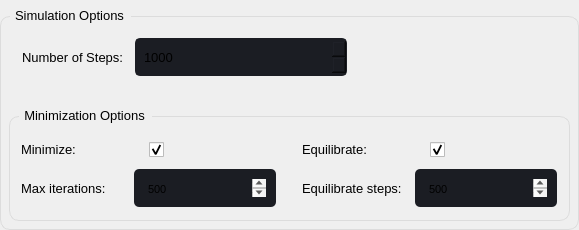
                                <widget class="QGroupBox" name="groupBox_8">
                                 <property name="sizePolicy">
                                  <sizepolicy hsizetype="Expanding" vsizetype="Expanding">
                                   <horstretch>0</horstretch>
                                   <verstretch>0</verstretch>
                                  </sizepolicy>
                                 </property>
                                 <property name="font">
                                  <font>
                                   <family>Segoe UI</family>
                                   <pointsize>10</pointsize>
                                  </font>
                                 </property>
                                 <property name="styleSheet">
                                  <string notr="true">QGroupBox {
  
  border: 1px solid rgb(220, 220, 220);
  border-radius: 10px;
  padding: 4px;
  margin-top: 16px;
}

QGroupBox::title {
  subcontrol-origin: margin;
  subcontrol-position: top left;
  left: 10px;
  padding-left: 3px;
  padding-right: 5px;
  padding-top: 8px;
  padding-bottom: 16px;
}

QGroupBox::indicator {
  margin-left: 2px;
  height: 16px;
  width: 16px;
}</string>
                                 </property>
                                 <property name="title">
                                  <string>Simulation Options</string>
                                 </property>
                                 <widget class="QGroupBox" name="groupBox_10">
                                  <property name="geometry">
                                   <rect>
                                    <x>9</x>
                                    <y>100</y>
                                    <width>561</width>
                                    <height>121</height>
                                   </rect>
                                  </property>
                                  <property name="font">
                                   <font>
                                    <family>Segoe UI</family>
                                    <pointsize>10</pointsize>
                                   </font>
                                  </property>
                                  <property name="title">
                                   <string>Minimization Options</string>
                                  </property>
                                  <widget class="QWidget" name="formLayoutWidget_4">
                                   <property name="geometry">
                                    <rect>
                                     <x>9</x>
                                     <y>30</y>
                                     <width>261</width>
                                     <height>81</height>
                                    </rect>
                                   </property>
                                   <layout class="QFormLayout" name="formLayout_4">
                                    <property name="verticalSpacing">
                                     <number>9</number>
                                    </property>
                                    <property name="leftMargin">
                                     <number>3</number>
                                    </property>
                                    <property name="topMargin">
                                     <number>8</number>
                                    </property>
                                    <property name="rightMargin">
                                     <number>3</number>
                                    </property>
                                    <property name="bottomMargin">
                                     <number>4</number>
                                    </property>
                                    <item row="0" column="0">
                                     <widget class="QLabel" name="label_20">
                                      <property name="sizePolicy">
                                       <sizepolicy hsizetype="Expanding" vsizetype="Expanding">
                                        <horstretch>0</horstretch>
                                        <verstretch>0</verstretch>
                                       </sizepolicy>
                                      </property>
                                      <property name="font">
                                       <font>
                                        <family>Segoe UI</family>
                                        <pointsize>10</pointsize>
                                       </font>
                                      </property>
                                      <property name="text">
                                       <string>Minimize: </string>
                                      </property>
                                     </widget>
                                    </item>
                                    <item row="1" column="0">
                                     <widget class="QLabel" name="label_21">
                                      <property name="sizePolicy">
                                       <sizepolicy hsizetype="Expanding" vsizetype="Expanding">
                                        <horstretch>0</horstretch>
                                        <verstretch>0</verstretch>
                                       </sizepolicy>
                                      </property>
                                      <property name="minimumSize">
                                       <size>
                                        <width>107</width>
                                        <height>0</height>
                                       </size>
                                      </property>
                                      <property name="maximumSize">
                                       <size>
                                        <width>107</width>
                                        <height>16777215</height>
                                       </size>
                                      </property>
                                      <property name="font">
                                       <font>
                                        <family>Segoe UI</family>
                                        <pointsize>10</pointsize>
                                       </font>
                                      </property>
                                      <property name="text">
                                       <string>Max iterations: </string>
                                      </property>
                                     </widget>
                                    </item>
                                    <item row="0" column="1">
                                     <widget class="QCheckBox" name="minimize_checkBox">
                                      <property name="sizePolicy">
                                       <sizepolicy hsizetype="Expanding" vsizetype="Expanding">
                                        <horstretch>0</horstretch>
                                        <verstretch>0</verstretch>
                                       </sizepolicy>
                                      </property>
                                      <property name="font">
                                       <font>
                                        <family>Segoe UI</family>
                                        <pointsize>10</pointsize>
                                       </font>
                                      </property>
                                      <property name="styleSheet">
                                       <string notr="true">QCheckBox {
    spacing: 5px;
	margin-left: 15px;
}

QCheckBox::indicator {
    width: 15px;
    height: 15px;
}

QCheckBox::indicator:unchecked {
border-image: url(:/16x16/icons/16x16/cil-circle.png);

}


QCheckBox::indicator:checked {
	border-image: url(:/20x20/icons/20x20/cil-check.png);
}


</string>
                                      </property>
                                      <property name="text">
                                       <string/>
                                      </property>
                                      <property name="checked">
                                       <bool>true</bool>
                                      </property>
                                     </widget>
                                    </item>
                                    <item row="1" column="1">
                                     <widget class="QTextEdit" name="Max_minimize_iter_textEdit">
                                      <property name="minimumSize">
                                       <size>
                                        <width>0</width>
                                        <height>38</height>
                                       </size>
                                      </property>
                                      <property name="maximumSize">
                                       <size>
                                        <width>16777215</width>
                                        <height>38</height>
                                       </size>
                                      </property>
                                      <property name="font">
                                       <font>
                                        <family>Segoe UI</family>
                                        <pointsize>10</pointsize>
                                       </font>
                                      </property>
                                      <property name="styleSheet">
                                       <string notr="true">QTextEdit {
	background-color: rgb(27, 29, 35);
	border-radius: 5px;
	padding: 10px;
}
QTextEdit:hover {
	border: 2px solid rgb(64, 71, 88);
}
QTextEdit:focus {
	border: 2px solid rgb(91, 101, 124);
}

QTextEdit:disabled {
background-color: rgb(93, 83, 91);
}</string>
                                      </property>
                                      <property name="html">
                                       <string>&lt;!DOCTYPE HTML PUBLIC &quot;-//W3C//DTD HTML 4.0//EN&quot; &quot;http://www.w3.org/TR/REC-html40/strict.dtd&quot;&gt;
&lt;html&gt;&lt;head&gt;&lt;meta name=&quot;qrichtext&quot; content=&quot;1&quot; /&gt;&lt;style type=&quot;text/css&quot;&gt;
p, li { white-space: pre-wrap; }
&lt;/style&gt;&lt;/head&gt;&lt;body style=&quot; font-family:'Segoe UI'; font-size:10pt; font-weight:400; font-style:normal;&quot;&gt;
&lt;p style=&quot; margin-top:0px; margin-bottom:0px; margin-left:0px; margin-right:0px; -qt-block-indent:0; text-indent:0px;&quot;&gt;&lt;span style=&quot; font-family:'MS Shell Dlg 2'; font-size:8.25pt;&quot;&gt;500&lt;/span&gt;&lt;/p&gt;&lt;/body&gt;&lt;/html&gt;</string>
                                      </property>
                                     </widget>
                                    </item>
                                   </layout>
                                  </widget>
                                  <widget class="QWidget" name="formLayoutWidget_5">
                                   <property name="geometry">
                                    <rect>
                                     <x>290</x>
                                     <y>30</y>
                                     <width>261</width>
                                     <height>81</height>
                                    </rect>
                                   </property>
                                   <layout class="QFormLayout" name="formLayout_5">
                                    <property name="verticalSpacing">
                                     <number>9</number>
                                    </property>
                                    <property name="leftMargin">
                                     <number>3</number>
                                    </property>
                                    <property name="topMargin">
                                     <number>8</number>
                                    </property>
                                    <property name="rightMargin">
                                     <number>3</number>
                                    </property>
                                    <property name="bottomMargin">
                                     <number>4</number>
                                    </property>
                                    <item row="0" column="0">
                                     <widget class="QLabel" name="label_43">
                                      <property name="sizePolicy">
                                       <sizepolicy hsizetype="Expanding" vsizetype="Expanding">
                                        <horstretch>0</horstretch>
                                        <verstretch>0</verstretch>
                                       </sizepolicy>
                                      </property>
                                      <property name="font">
                                       <font>
                                        <family>Segoe UI</family>
                                        <pointsize>10</pointsize>
                                       </font>
                                      </property>
                                      <property name="text">
                                       <string>Equilibrate:</string>
                                      </property>
                                     </widget>
                                    </item>
                                    <item row="1" column="0">
                                     <widget class="QLabel" name="label_44">
                                      <property name="sizePolicy">
                                       <sizepolicy hsizetype="Expanding" vsizetype="Expanding">
                                        <horstretch>0</horstretch>
                                        <verstretch>0</verstretch>
                                       </sizepolicy>
                                      </property>
                                      <property name="minimumSize">
                                       <size>
                                        <width>107</width>
                                        <height>0</height>
                                       </size>
                                      </property>
                                      <property name="maximumSize">
                                       <size>
                                        <width>107</width>
                                        <height>16777215</height>
                                       </size>
                                      </property>
                                      <property name="font">
                                       <font>
                                        <family>Segoe UI</family>
                                        <pointsize>10</pointsize>
                                       </font>
                                      </property>
                                      <property name="text">
                                       <string>Equilibrate steps: </string>
                                      </property>
                                     </widget>
                                    </item>
                                    <item row="0" column="1">
                                     <widget class="QCheckBox" name="equilubrate_checkBox">
                                      <property name="sizePolicy">
                                       <sizepolicy hsizetype="Expanding" vsizetype="Expanding">
                                        <horstretch>0</horstretch>
                                        <verstretch>0</verstretch>
                                       </sizepolicy>
                                      </property>
                                      <property name="font">
                                       <font>
                                        <family>Segoe UI</family>
                                        <pointsize>10</pointsize>
                                       </font>
                                      </property>
                                      <property name="styleSheet">
                                       <string notr="true">QCheckBox {
    spacing: 5px;
	margin-left: 15px;
}

QCheckBox::indicator {
    width: 15px;
    height: 15px;
}

QCheckBox::indicator:unchecked {
border-image: url(:/16x16/icons/16x16/cil-circle.png);

}


QCheckBox::indicator:checked {
	border-image: url(:/20x20/icons/20x20/cil-check.png);
}


</string>
                                      </property>
                                      <property name="text">
                                       <string/>
                                      </property>
                                      <property name="checked">
                                       <bool>true</bool>
                                      </property>
                                     </widget>
                                    </item>
                                    <item row="1" column="1">
                                     <widget class="QTextEdit" name="Max_equilubrate_steps_textEdit">
                                      <property name="minimumSize">
                                       <size>
                                        <width>0</width>
                                        <height>38</height>
                                       </size>
                                      </property>
                                      <property name="maximumSize">
                                       <size>
                                        <width>16777215</width>
                                        <height>38</height>
                                       </size>
                                      </property>
                                      <property name="font">
                                       <font>
                                        <family>Segoe UI</family>
                                        <pointsize>10</pointsize>
                                       </font>
                                      </property>
                                      <property name="styleSheet">
                                       <string notr="true">QTextEdit {
	background-color: rgb(27, 29, 35);
	border-radius: 5px;
	padding: 10px;
}
QTextEdit:hover {
	border: 2px solid rgb(64, 71, 88);
}
QTextEdit:focus {
	border: 2px solid rgb(91, 101, 124);
}

QTextEdit:disabled {
background-color: rgb(93, 83, 91);
}</string>
                                      </property>
                                      <property name="html">
                                       <string>&lt;!DOCTYPE HTML PUBLIC &quot;-//W3C//DTD HTML 4.0//EN&quot; &quot;http://www.w3.org/TR/REC-html40/strict.dtd&quot;&gt;
&lt;html&gt;&lt;head&gt;&lt;meta name=&quot;qrichtext&quot; content=&quot;1&quot; /&gt;&lt;style type=&quot;text/css&quot;&gt;
p, li { white-space: pre-wrap; }
&lt;/style&gt;&lt;/head&gt;&lt;body style=&quot; font-family:'Segoe UI'; font-size:10pt; font-weight:400; font-style:normal;&quot;&gt;
&lt;p style=&quot; margin-top:0px; margin-bottom:0px; margin-left:0px; margin-right:0px; -qt-block-indent:0; text-indent:0px;&quot;&gt;&lt;span style=&quot; font-family:'MS Shell Dlg 2'; font-size:8.25pt;&quot;&gt;500&lt;/span&gt;&lt;/p&gt;&lt;/body&gt;&lt;/html&gt;</string>
                                      </property>
                                     </widget>
                                    </item>
                                   </layout>
                                  </widget>
                                 </widget>
                                 <widget class="QWidget" name="horizontalLayoutWidget_7">
                                  <property name="geometry">
                                   <rect>
                                    <x>19</x>
                                    <y>30</y>
                                    <width>331</width>
                                    <height>50</height>
                                   </rect>
                                  </property>
                                  <layout class="QHBoxLayout" name="horizontalLayout_14">
                                   <property name="leftMargin">
                                    <number>3</number>
                                   </property>
                                   <property name="topMargin">
                                    <number>8</number>
                                   </property>
                                   <property name="rightMargin">
                                    <number>3</number>
                                   </property>
                                   <property name="bottomMargin">
                                    <number>4</number>
                                   </property>
                                   <item>
                                    <widget class="QLabel" name="label_19">
                                     <property name="sizePolicy">
                                      <sizepolicy hsizetype="Expanding" vsizetype="Expanding">
                                       <horstretch>0</horstretch>
                                       <verstretch>0</verstretch>
                                      </sizepolicy>
                                     </property>
                                     <property name="maximumSize">
                                      <size>
                                       <width>107</width>
                                       <height>16777215</height>
                                      </size>
                                     </property>
                                     <property name="font">
                                      <font>
                                       <family>Segoe UI</family>
                                       <pointsize>10</pointsize>
                                      </font>
                                     </property>
                                     <property name="text">
                                      <string>Number of Steps: </string>
                                     </property>
                                    </widget>
                                   </item>
                                   <item>
                                    <widget class="QSpinBox" name="Number_of_steps_spinBox">
                                     <property name="sizePolicy">
                                      <sizepolicy hsizetype="Expanding" vsizetype="Expanding">
                                       <horstretch>0</horstretch>
                                       <verstretch>0</verstretch>
                                      </sizepolicy>
                                     </property>
                                     <property name="minimumSize">
                                      <size>
                                       <width>0</width>
                                       <height>38</height>
                                      </size>
                                     </property>
                                     <property name="maximumSize">
                                      <size>
                                       <width>16777215</width>
                                       <height>38</height>
                                      </size>
                                     </property>
                                     <property name="font">
                                      <font>
                                       <family>Segoe UI</family>
                                       <pointsize>10</pointsize>
                                      </font>
                                     </property>
                                     <property name="styleSheet">
                                      <string notr="true">QSpinBox{
	background-color: rgb(27, 29, 35);
	border-radius: 5px;
	border: 2px solid rgb(27, 29, 35);
	padding: 5px;
	padding-left: 5px;
}
QSpinBox:hover{
	border: 2px solid rgb(64, 71, 88);
}

QSpinBox QAbstractItemView {
	color: rgb(85, 170, 255);	
	background-color: rgb(27, 29, 35);
	padding: 5px;
	selection-background-color: rgb(39, 44, 54);
}</string>
                                     </property>
                                     <property name="maximum">
                                      <number>500000000</number>
                                     </property>
                                     <property name="value">
                                      <number>1000</number>
                                     </property>
                                    </widget>
                                   </item>
                                  </layout>
                                 </widget>
                                </widget>
